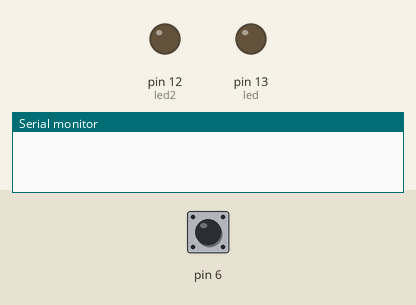
A sketch run on a simulated Arduino Uno, built with avr-gcc and run on an emulated ATmega328P. On the bench: output pins drawn as LEDs (lit = HIGH), the last lines printed to the serial monitor. Dashed ring = blinking. Inputs (shaded band) come from the test bench; at power-on: pin 6 HIGH.

Above: at 1.2 s.
1.3 s: pin 6 pulled LOW for 1 s
At 3.9 s:
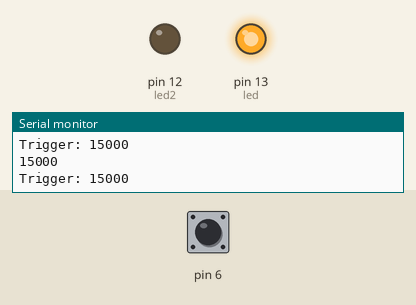
4.3 s: pin 6 pulled LOW for 0.15 s
At 4.52 s:
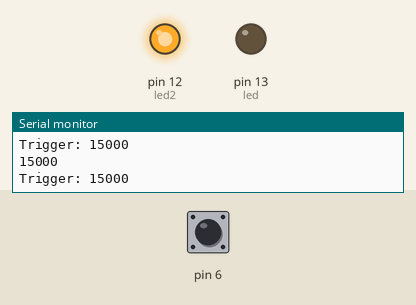
6.2 s: pin 6 pulled LOW for 3.2 s
At 7.6 s:
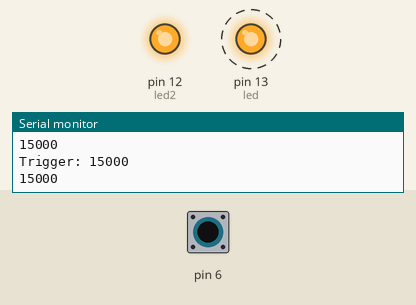
Timing chart, 0 to 11.2 s (numbered marks = the images above; inputs shaded):
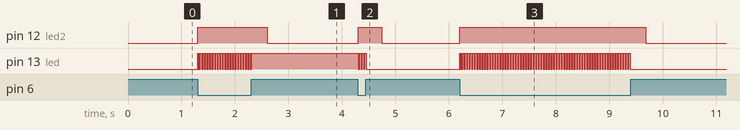

Measured:
- after the input at 1.3 s, pin 12 (led2): LOW → HIGH at once, → LOW 1.3 s later; pin 13 (led): alternates HIGH for 0.02 s and LOW for 0.02 s, 45 changes in all, then stays HIGH, starting at once
- after the input at 4.3 s, pin 12 (led2): LOW → HIGH at once, → LOW 0.44 s later; pin 13 (led): alternates HIGH for 0.02 s and LOW for 0.02 s, 9 changes in all, then stays LOW, starting at once
- after the input at 6.2 s, pin 12 (led2): LOW → HIGH at once, → LOW 3.5 s later; pin 13 (led): alternates HIGH for 0.02 s and LOW for 0.02 s, 136 changes in all, then stays LOW, starting at once

The sketch:

CapacitiveSensorSketch02.ino
```cpp
#include <CapacitiveSensor.h>

/*
 * CapitiveSense Library Demo Sketch
 * Paul Badger 2008
 * Uses a high value resistor e.g. 10M between send pin and receive pin
 * Resistor effects sensitivity, experiment with values, 50K - 50M. Larger resistor values yield larger sensor values.
 * Receive pin is the sensor pin - try different amounts of foil/metal on this pin
 */

 long start = 0;
 long stop=0;
CapacitiveSensor   cs_4_6 = CapacitiveSensor(4,6);        // 10M resistor between pins 4 & 6, pin 6 is sensor pin, add a wire and or foil
unsigned long csSum;
int led=13;
int led2=12;
void setup() {
    Serial.begin(9600);
    start = millis()+100;
    pinMode(led,OUTPUT);
    pinMode(led2,OUTPUT);
}

void loop() {
    CSread();
}

void CSread() {
    long cs = cs_4_6.capacitiveSensor(100); //a: Sensor resolution is set to 80
  if (cs > 350) { //b: Arbitrary number
    csSum += cs;
    start = millis()+300;
    Serial.println(cs);
    digitalWrite(led2,HIGH);
    if (csSum >= 8800) //c: This value is the threshold, a High value means it takes longer to trigger
    {

      Serial.print("Trigger: ");
      Serial.println(csSum);
      if (csSum > 0) { csSum = 0; } //Reset
      cs_4_6.reset_CS_AutoCal(); //Stops readings
      if(digitalRead(led)==0)
      {
        digitalWrite(led,HIGH);
      }
      else
      {
        digitalWrite(led,LOW);
      }
    }

  } else {


   if(start<millis())
   {
     stop = millis()+300;
    digitalWrite(led2,LOW);
    csSum = 0; //Timeout caused by bad readings
   }
  }
}
```
